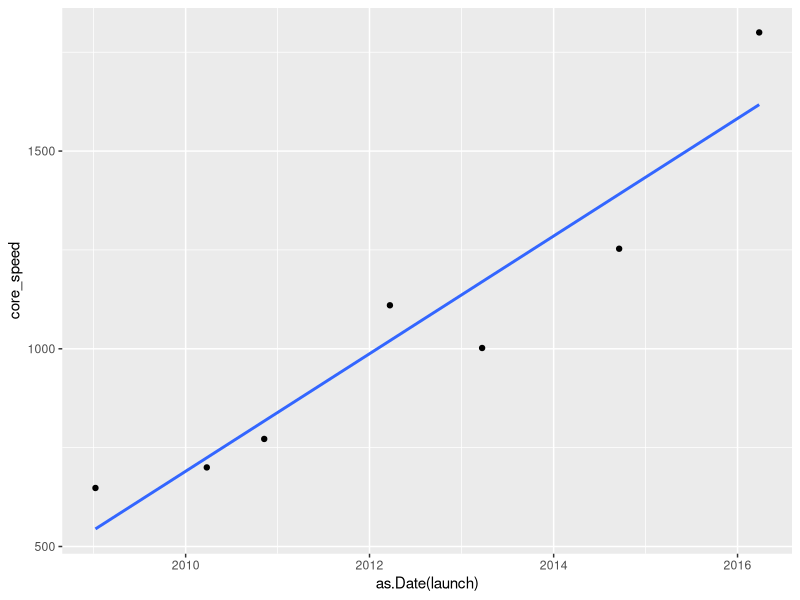
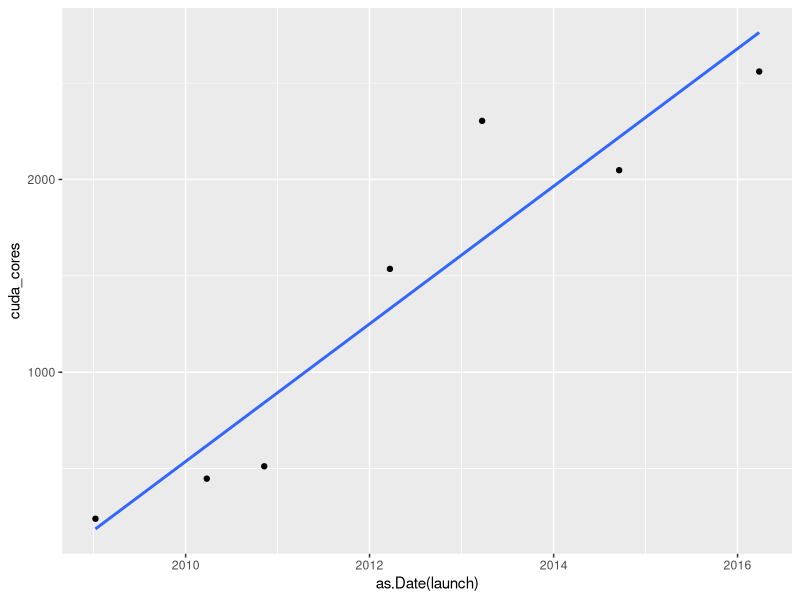
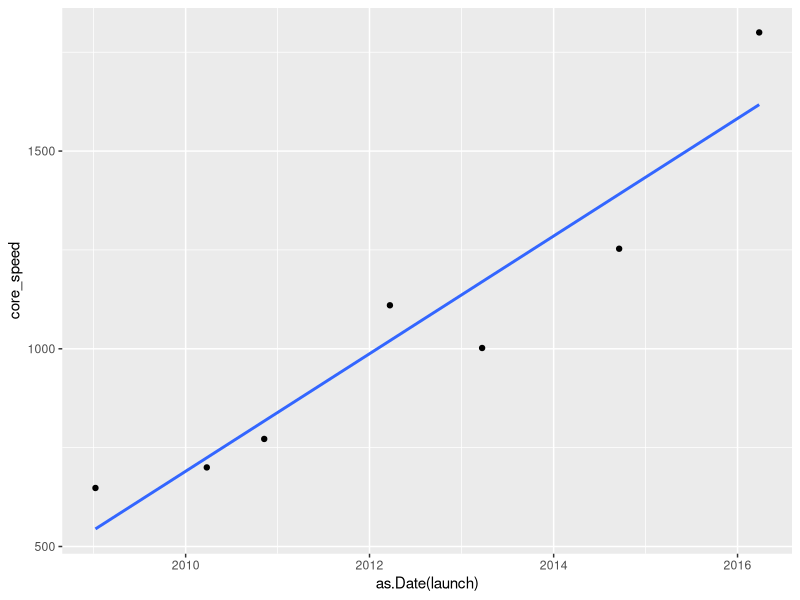
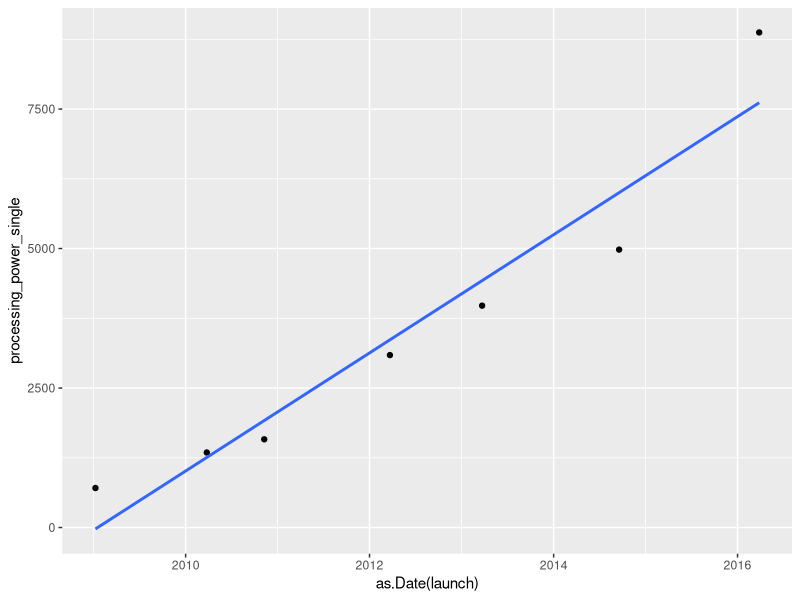
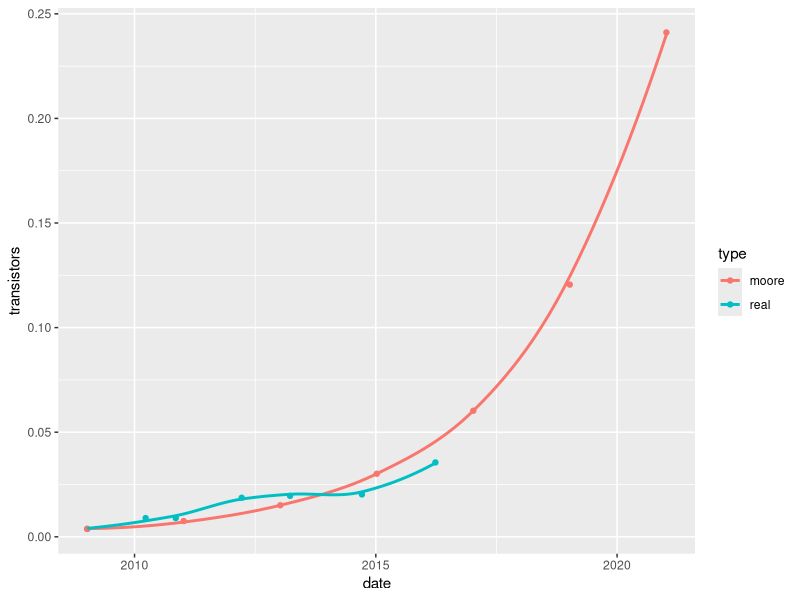

R code for these plots, in order:
## ---- chunk 1
Sys.setenv(LANG = "en")
#Read in the data
xx80 <- read.csv("xx80.csv", sep = ";")
xx80
#Note that the only metrics we see grow linearly are transistor density, cuda core count, core speed, and processing power
#For cards with boost capabilities, we only consider the highest speeds, as performance benchmarks always bring out these speeds in the cards

#Play with linear model
library(ggplot2)
m1 <- lm(xx80$core_speed ~ as.Date(xx80$launch))
summary(m1)

#plot(xx80$core_speed ~ as.Date(xx80$launch))

ggplot(xx80, aes(x = as.Date(launch), y = core_speed)) + geom_point() + geom_smooth(method=lm, se=FALSE)
ggplot(xx80, aes(x = as.Date(launch), y = cuda_cores)) + geom_point() + geom_smooth(method=lm, se=FALSE)
ggplot(xx80, aes(x = as.Date(launch), y = core_speed)) + geom_point() + geom_smooth(method=lm, se=FALSE)
ggplot(xx80, aes(x = as.Date(launch), y = processing_power_single)) + geom_point() + geom_smooth(method=lm, se=FALSE)

transistor_density <- xx80$transistors_millions/xx80$die_size
transistor_density
#million transistors per square mm

#Moore's law predicts that the number of transistors per square inch doubles each year

#1 square mm = 0.00155 square inch
scaled_transistor_density <- xx80$transistors_millions/xx80$die_size*0.00155
scaled_transistor_density

#moore's predicted transistor density
moore_predicted_scaled_transistory_density <- rep(scaled_transistor_density[1], 7) * c(1,2,4,8,16,32,64)
moore_predicted_scaled_transistory_density

moore_dates <- c("2009-01-08", "2011-01-08", "2013-01-08", "2015-01-08", "2017-01-08", "2019-01-08", "2021-01-08")

transistor_df <- data.frame("date" = c(as.Date(xx80$launch), as.Date(moore_dates)), "transistors" = c(scaled_transistor_density, moore_predicted_scaled_transistory_density), "type" = c(rep("real", 7), rep("moore", 7))) 
transistor_df

nvidia_transistor_model <- lm(log2(transistors[1:7]) ~ date[1:7], data = transistor_df)
summary(nvidia_transistor_model)

nvidia_transistor_model2 <- lm(transistors[1:7] ~ date[1:7], data = transistor_df)
summary(nvidia_transistor_model2)

moore_transistor_model <- lm(log2(transistors[7:13]) ~ date[7:13], data = transistor_df)
summary(moore_transistor_model)

#ggplot(transistor_df, aes(x = date, y = transistors, color = type)) + geom_point() + geom_smooth(aes(color = type), method="nls", formula = y ~ x^2, se=FALSE) # + facet_wrap(~ type)

ggplot(transistor_df, aes(x = date, y = transistors, color = type)) + geom_point() + geom_smooth(se=FALSE)

#ggplot(xx80, aes(x = as.Date(launch), y = scaled_transistor_density, color = "red")) + geom_point() + geom_smooth(method=lm, se=FALSE)

#ggplot(xx80, aes(x = as.Date(launch), y = moore_predicted_scaled_transistory_density, color = "white")) + geom_point() + geom_smooth(method=lm, se=FALSE)
